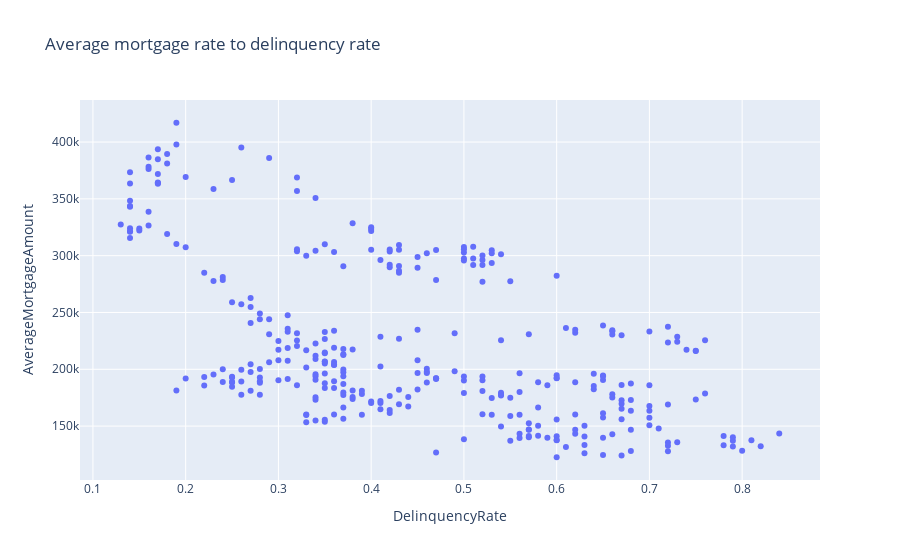

Notebook code cell kept with this figure:
### Markdown cell above
Let's work on a scatter plot to see if there is a relationship between average mortgage amount and delinquency.

### Code cell
px.scatter(data_frame=data_pop_del_mort_df,
          y = "AverageMortgageAmount",
          x = "DelinquencyRate",
          title="Average mortgage rate to delinquency rate")

### Figure 1 — Plotly figure (JSON) as saved in the notebook; plotly's stock layout.template omitted (floating-point values rounded to 4 significant figures; data arrays with more than 128 entries replaced by an {"elided": "..."} marker saying what was removed)
{"data": [{"hovertemplate": "DelinquencyRate=%{x}<br>AverageMortgageAmount=%{y}<extra></extra>", "legendgroup": "", "marker": {"color": "#636efa", "symbol": "circle"}, "mode": "markers", "name": "", "orientation": "v", "showlegend": false, "type": "scatter", "x": {"elided": "330 float values"}, "xaxis": "x", "y": {"elided": "330 int values"}, "yaxis": "y"}], "layout": {"legend": {"tracegroupgap": 0}, "title": {"text": "Average mortgage rate to delinquency rate"}, "xaxis": {"anchor": "y", "domain": [0, 1], "title": {"text": "DelinquencyRate"}}, "yaxis": {"anchor": "x", "domain": [0, 1], "title": {"text": "AverageMortgageAmount"}}}}
